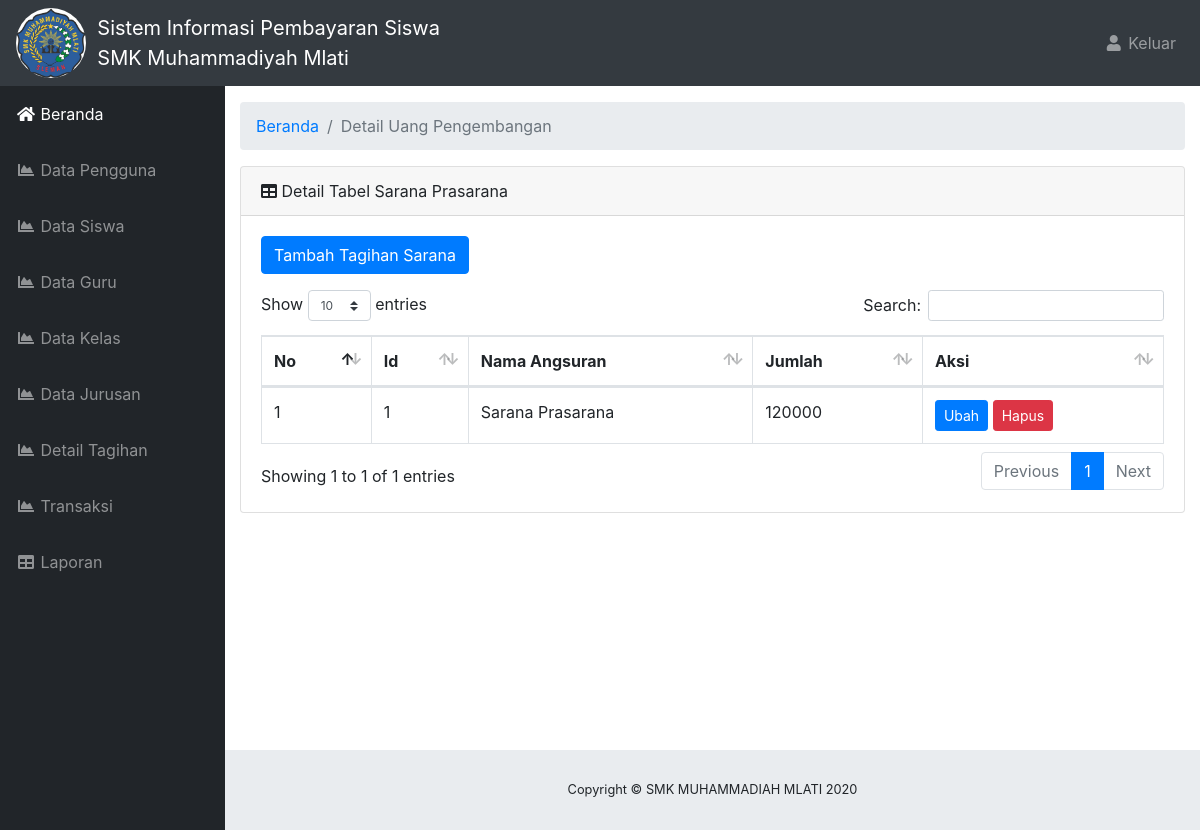
Page /beranda.php?halaman=detailsaranaprasarana (signed in) on the committed database.
### tables this page shows
CREATE TABLE `detail_tag_sarana` (
  `id_detail_sarana` int(11) NOT NULL,
  `nama_angsuran` varchar(50) NOT NULL,
  `jumlah` varchar(20) NOT NULL
);

### aplikasi/admin/detailtagihan/detail_saranaprasarana.php (the view, shortened to what this page needs)
  <div id="content-wrapper">
    <div class="container-fluid">
      <ol class="breadcrumb">
        <li class="breadcrumb-item">
          <a href="beranda.php">Beranda</a>
        </li>
        <li class="breadcrumb-item active">Detail Uang Pengembangan</li>
      </ol>
      <div class="card mb-3">
        <div class="card-header">
          <i class="fas fa-table"></i>
          Detail Tabel Sarana Prasarana</div>
        <div class="card-body">
          <form class="form-group">
          <a class="btn btn-primary" href="beranda.php?halaman=tambahdetailsaranaprasarana">Tambah Tagihan Sarana </a>
          </form>
          <div class="table-responsive">
            <table class="table table-bordered" id="dataTable" width="100%" cellspacing="0">
              <thead>
                <tr>
                  <th>No</th>
                  <th>Id</th>
                  <th>Nama Angsuran</th>
                  <th>Jumlah</th>
                  <th>Aksi</th>
                </tr>
              </thead>
              <tbody>
              <?php
              $no=1;
              $Querytampil = mysqli_query($konek,"SELECT id_detail_sarana, nama_angsuran, jumlah
              FROM detail_tag_sarana");
              while ($tampiltabel  = mysqli_fetch_array($Querytampil)) {
              $varId            = $tampiltabel['id_detail_sarana'];
              $varNamaAngsuran  = $tampiltabel['nama_angsuran'];
              $varJumlah        = $tampiltabel['jumlah'];
              ?>
              <tr>
                <td><?php echo $no ?></td>
                <td><?php echo $varId ?></td>
                <td><?php echo $varNamaAngsuran ?></td>
                <td><?php echo $varJumlah ?></td>
                <td>
                    <a class="btn btn-primary btn-sm" href="beranda.php?halaman=ubahdetailsarana&id=<?php echo $varId ?>">Ubah</a>
                    <a class="btn btn-danger btn-sm" href="beranda.php?halaman=detailpengembangan&id=<?php echo $varId ?>">Hapus</a>
                </td>
              </tr>
              <?php
              $no++;}
              ?>
              </tbody>
            </table>
          </div>
        </div>
      </div>
    </div>
  </div>
</div>

### css/sb-admin.css (style rules this page uses)
html { position: relative; min-height: 100%; }
body { height: 100%; }
#wrapper #content-wrapper { overflow-x: hidden; width: 100%; padding-top: 1rem; padding-bottom: 80px; }
:root { --input-padding-x: 0.75rem; --input-padding-y: 0.75rem; }

### rows in the picture
detail_tag_sarana: id_detail_sarana "1", nama_angsuran "Sarana Prasarana", jumlah "120000"
